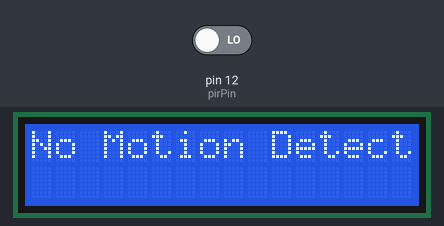
The sketch below on a simulated Arduino Uno, built with avr-gcc and run on an emulated ATmega328P. Shown: 16×2 character LCD. The test bench sets the inputs (shaded band); at power-on: pin 12 (pirPin) LOW. What the sketch prints to the serial monitor is not drawn.

Above: at 1.2 s.
1.3 s: pin 12 (pirPin) driven HIGH
At 2.5 s:
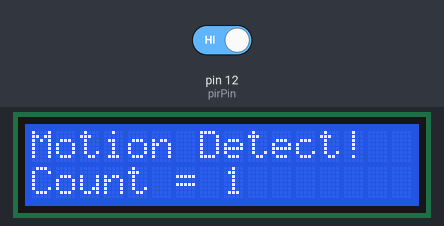
4.0 s: pin 12 (pirPin) driven LOW
At 6.9 s:
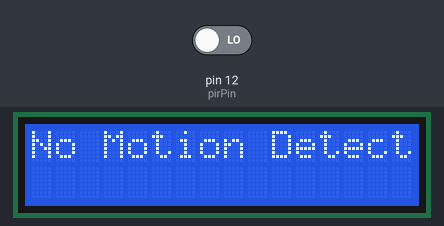
7.5 s: pin 12 (pirPin) driven HIGH
At 8.4 s:
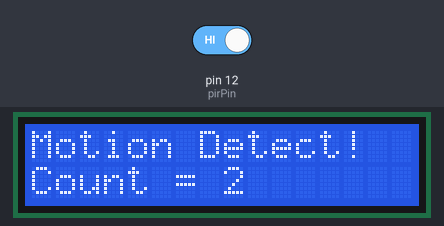
Timing chart, 0 to 10.5 s (numbered marks = the images above; inputs shaded):
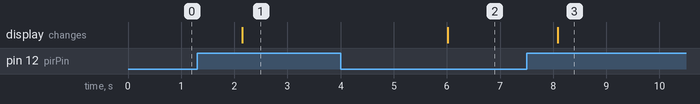

The sketch:

counting-motion-detection.ino
```cpp
#include <LiquidCrystal_I2C.h>

// Inisialisasi alamat LCD 16x2 pada I2C
LiquidCrystal_I2C lcd(0x27, 16, 2);

// Inisialisasi pin PIR
int pirPin = 12;
int count = 0; // Variabel untuk menghitung jumlah deteksi gerakan

void setup() {
  // Inisialisasi LCD
  lcd.init();
  lcd.backlight();

  // Inisialisasi pin PIR sebagai input
  pinMode(pirPin, INPUT);

  // Menampilkan serial monitor
  Serial.begin(9600);
  Serial.println("No Motion Detected!");

  // Tampilkan pesan awal di LCD
  lcd.setCursor(0,0);
  lcd.print("No Motion Detect!");
}

void loop() {
  // Baca nilai dari sensor PIR
  int motion = digitalRead(pirPin);

  // Jika gerakan terdeteksi dan belum ada gerakan yang sedang terdeteksi sebelumnya
  if (motion == HIGH) {
    count++; // Tambahkan nilai count

    // Menampilkan pesan ke serial monitor
    Serial.print("Motion Detect = ");
    Serial.println(count);

    lcd.clear(); // Hapus tampilan sebelumnya
    lcd.setCursor(0,0); // Pindah ke baris pertama LCD
    lcd.print("Motion Detect!");
    lcd.setCursor(0,1); // Pindah ke baris kedua LCD
    lcd.print("Count = ");
    lcd.print(count); // Tampilkan jumlah deteksi Gerakan ke LCD

    while (digitalRead(pirPin) == HIGH) {
      // Tidak ada yang perlu dilakukan, tunggu sampai tidak ada gerakan
    }
  }

  // Jika tidak ada gerakan terdeteksi
  else {
    delay(2000); // Delay 2 detik
    Serial.println("No Motion Detected!");
    lcd.clear(); // Hapus tampilan sebelumnya
    lcd.setCursor(0,0); // Pindah ke baris pertama LCD
    lcd.print("No Motion Detect!");
  }
}
```

Measured:
- after the input at 1.3 s, the display: changes after 0.85 s (image 1)
- after the input at 4.0 s, the display: changes after 2.0 s (image 2)
- after the input at 7.5 s, the display: changes after 0.58 s (image 3)
